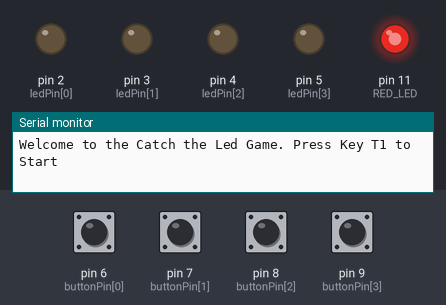
The sketch below on a simulated Arduino Uno, built with avr-gcc and run on an emulated ATmega328P. On the bench: output pins drawn as LEDs (lit = HIGH), the last lines printed to the serial monitor. Inputs (shaded band) come from the test bench; at power-on: pin 6 (buttonPin[0]), pin 7 (buttonPin[1]), pin 8 (buttonPin[2]), pin 9 (buttonPin[3]) LOW. Random numbers use the default seed unless the sketch sets one.

Above: at 1.26 s.
1.3 s: pin 6 (buttonPin[0]) pulled HIGH for 0.15 s
2.9 s: pin 6 (buttonPin[0]) pulled HIGH for 1 s
At 6.3 s:
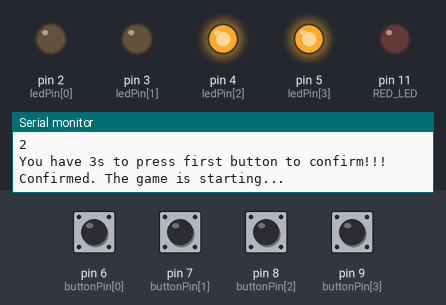
6.6 s: pin 7 (buttonPin[1]) pulled HIGH for 0.15 s
9.7 s: pin 8 (buttonPin[2]) pulled HIGH for 0.15 s
At 11.1 s:
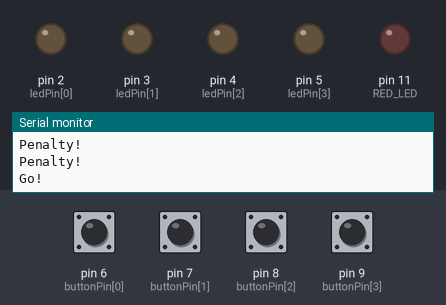
11.4 s: pin 9 (buttonPin[3]) pulled HIGH for 0.15 s
At 12.4 s:
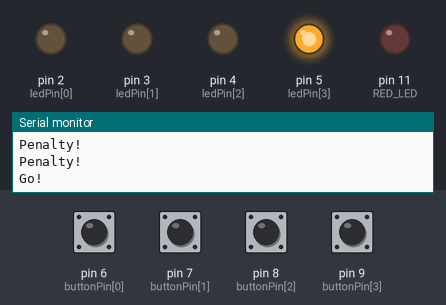
13.0 s: pin 7 (buttonPin[1]) pulled HIGH for 1 s
At 13.6 s:
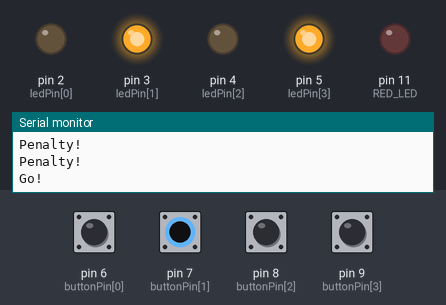
Timing chart, 0 to 16.0 s (numbered marks = the images above; inputs shaded):
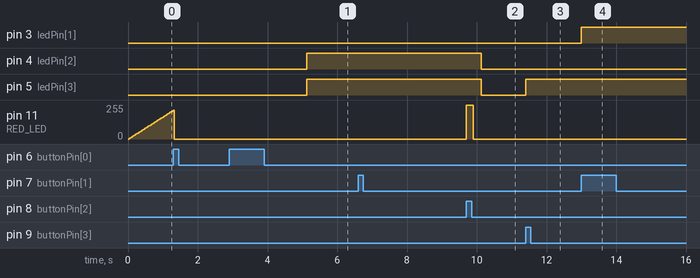

Measured:
- after the input at 2.9 s, pin 4 (ledPin[2]), pin 5 (ledPin[3]): LOW → HIGH after 2.2 s
- after the input at 9.7 s, pin 11 (RED_LED): 0/255 → 255/255 at once, → 0/255 0.20 s later
- after the input at 11.4 s, pin 5 (ledPin[3]): LOW → HIGH at once
- after the input at 13.0 s, pin 3 (ledPin[1]): LOW → HIGH at once

The sketch:

Main.ino
```cpp
// members name: Gianluca Consoli, Giovanni Babbi, Davide Zandonella
#include <EnableInterrupt.h>  // to enable that all pins can generate external interrupts
#include <avr/sleep.h>
#include <TimerOne.h>
#define RED_LED 11  // the pin that the RED_LED is attached to
#define AN_POT A0   //analog pin for potentiometer
#define MAX_ERRORS 3
#define HARD_DIFF 150  // 150ms = 0.15s

/*
#define INIT 0
#define SLEEP 1
#define CONFIRM 2
#define PATTERN 3
#define GAME 4
#define GAMEOVER 5
*/
enum stateType {INIT, SLEEP, CONFIRM, PATTERN, GAME, GAMEOVER};
int ledPin[] = { 2, 3, 4, 5 };     // LED PIN
int buttonPin[] = { 6, 7, 8, 9 };  // BUTTON PIN

int max_number = sizeof(ledPin) / sizeof(int);

bool pattern[] = { false, false, false, false };
bool read_values[] = { false, false, false, false };

int brightness = 0;  // how bright the LED is
int fadeAmount = 5;  // how many points to fade the LED by
long prevts = 0;
int errors = 0;
int score = 0;
int sensorValue = 0;
int difficulty = 0;

// variables not to be interrupted
// T1: time in which the leds are turned off
// T2: time in which the leds are on during the pattern is showed
// T3: time in which the led are off and player can interact to turn on
volatile unsigned long timeOne;
const unsigned long timeTwo = 5000, timeThree = 7000;  // in ms
volatile enum stateType stateGame;
volatile bool inGame;

void buttonPushed() {
  long ts = micros();
  if (ts - prevts > 20000) {
    prevts = ts;
    switch (stateGame) {
      case SLEEP:
        if (digitalRead(buttonPin[0]) == HIGH) {
          stateGame = CONFIRM;
        }
        break;
      case CONFIRM:
        if (digitalRead(buttonPin[0]) == HIGH) {
          inGame = true;
          Serial.println("Confirmed. The game is starting...");
          stateGame = PATTERN;
        }
        break;
      case PATTERN:
        for (int i = 0; i < max_number; i++) {
          if (digitalRead(buttonPin[i]) == HIGH) {
            Serial.println("Penalty!");
            errors++;
            digitalWrite(RED_LED, HIGH);
          }
        }
        errorCheck();
        break;
      case GAME:
        for (int i = 0; i < max_number; i++) {
          int response = digitalRead(buttonPin[i]);
          if (response == HIGH) {
            digitalWrite(ledPin[i], HIGH);
            read_values[i] = true;
          }
        }
    }
  }
}

void generatePattern() {
  for (int i = 0; i < max_number; i++) {
    pattern[i] = random(1, 10) % 2;
  }
}

// here we put the arduino to sleep
void sleepNow() {
  Serial.println("I'm going in sleep mode");
  delay(500);
  set_sleep_mode(SLEEP_MODE_PWR_DOWN);  // sleep mode is set here
  sleep_enable();                       // enables the sleep bit in the mcucr register
  sleep_mode();
}

void viewPattern(bool visibility) {
  for (int i = 0; i < max_number; i++) {
    if (pattern[i] == true) {
      digitalWrite(ledPin[i], visibility ? HIGH : LOW);
    }
  }
}

void errorCheck() {
  errors >= MAX_ERRORS ? stateGame = GAMEOVER : stateGame = PATTERN;
}

void ledCheck() {
  if (stateGame != SLEEP && digitalRead(RED_LED) == HIGH) {
    digitalWrite(RED_LED, LOW);
  }
}

unsigned long function(unsigned long time, unsigned long value) {
  unsigned long newTime = time - (value * score * difficulty);
  if (newTime >= 0) {
    return newTime;
  } else {
    return HARD_DIFF;
  }
}

bool checkArrays() {
  for (int i = 0; i < max_number; i++) {
    if (read_values[i] != pattern[i]) {
      return false;
    }
  }
  return true;
}

// the setup routine runs once when you press reset:
void setup() {
  stateGame = INIT;
  inGame = false;
  bool read_values[max_number];

  // declare all pins that have to be INPUT or OUTPUT
  pinMode(RED_LED, OUTPUT);
  for (int i = 0; i < max_number; i++) {
    pinMode(ledPin[i], OUTPUT);
    pinMode(buttonPin[i], INPUT);
    enableInterrupt(buttonPin[i], buttonPushed, RISING);
  }

  // setting period and behaviour of the timer.
  Timer1.initialize(1650000);
  Timer1.attachInterrupt(ledCheck);

  Serial.begin(9600);
}

// the loop routine runs over and over again forever:
void loop() {
  switch (stateGame) {
    case INIT:
      timeOne = random(2000, 5000);
      Serial.println("Welcome to the Catch the Led Game. Press Key T1 to Start");
      noInterrupts();
      stateGame = SLEEP;
      interrupts();
      break;

    case SLEEP:
      // set the brightness of RED_LED pin:
      analogWrite(RED_LED, brightness);
      // change the brightness for next time through the loop:
      brightness = brightness + fadeAmount;
      // reverse the direction of the fading at the ends of the fade:
      if (brightness == 0 || brightness == 255) {
        fadeAmount = -fadeAmount;
      }
      // wait for 30 milliseconds to see the dimming effect
      delay(30);
      break;

    case CONFIRM:
      sensorValue = analogRead(AN_POT);
      difficulty = map(sensorValue, 0, 1023, 1, 4);
      Serial.println(difficulty);
      analogWrite(RED_LED, LOW);
      Serial.println("You have " + (String)(timeOne / 1000) + "s to press first button to confirm!!!");
      delay(timeOne);
      if (!inGame) {
        // go in deep sleep
        sleepNow();
        noInterrupts();
        inGame = false;
        stateGame = INIT;
        interrupts();
      }
      break;

    case PATTERN:
      generatePattern();
      viewPattern(true);
      delay(function(timeTwo, 250));
      viewPattern(false);
      noInterrupts();
      if (stateGame != GAMEOVER) {
        stateGame = GAME;
      }
      interrupts();
      break;

    case GAME:
      Serial.println("Go!");
      delay(function(timeThree, 350));
      noInterrupts();
      if (checkArrays()) {
        score++;
        Serial.println("New point! Score: " + (String)score);
      } else {
        errors++;
        digitalWrite(RED_LED, HIGH);
        Serial.println("Penalty!");
      }
      for (int i = 0; i < max_number; i++) {
        read_values[i] = false;
        digitalWrite(ledPin[i], LOW);
      }
      //Serial.println(errors);
      errorCheck();
      interrupts();
      delay(timeOne);  // this delay need to see that user's leds are off
      break;

    case GAMEOVER:
      Serial.println("You lose!");
      Serial.println("The Game is restarting ...");
      noInterrupts();
      stateGame = INIT;
      inGame = false;
      errors = 0;
      score = 0;
      interrupts();
      break;
  }
}
```
